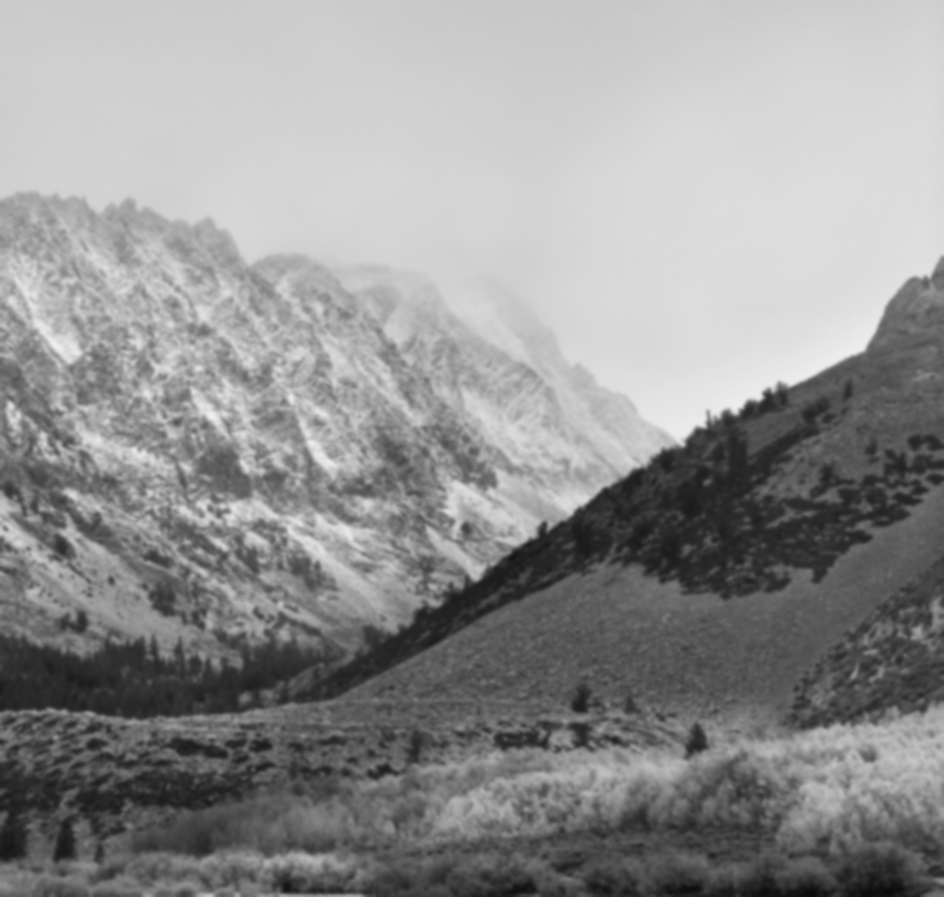
#> input picture lab03/out.png, 944 x 897 px
$ python banana.py ../lab03/out.png out.png
#> lines starting #> are read from the running program, lines starting #| are printed output that depends on the picture
# Giovani G Marciniak
# GRR20182921
# Modificado em 15/10/2021

import cv2
import numpy as np
import sys

# Chega se parametros da linha de comando estão corretos
if len(sys.argv) != 3:
    raise ValueError('USO DO PROGRAMA: "python3 banana.py img1.png out.png"')

# Trata linha de comando
img_path = sys.argv[1]
img_path_out = sys.argv[2]

# Abre a imagem
img = cv2.imread(img_path)
#> img is the input picture: shape (897, 944, 3); min 10, max 241, mean 145.6

# Normaliza a imagem
resultimage = np.zeros((800, 800))
img_normalized = cv2.normalize(img,resultimage, 0, 100, cv2.NORM_MINMAX)
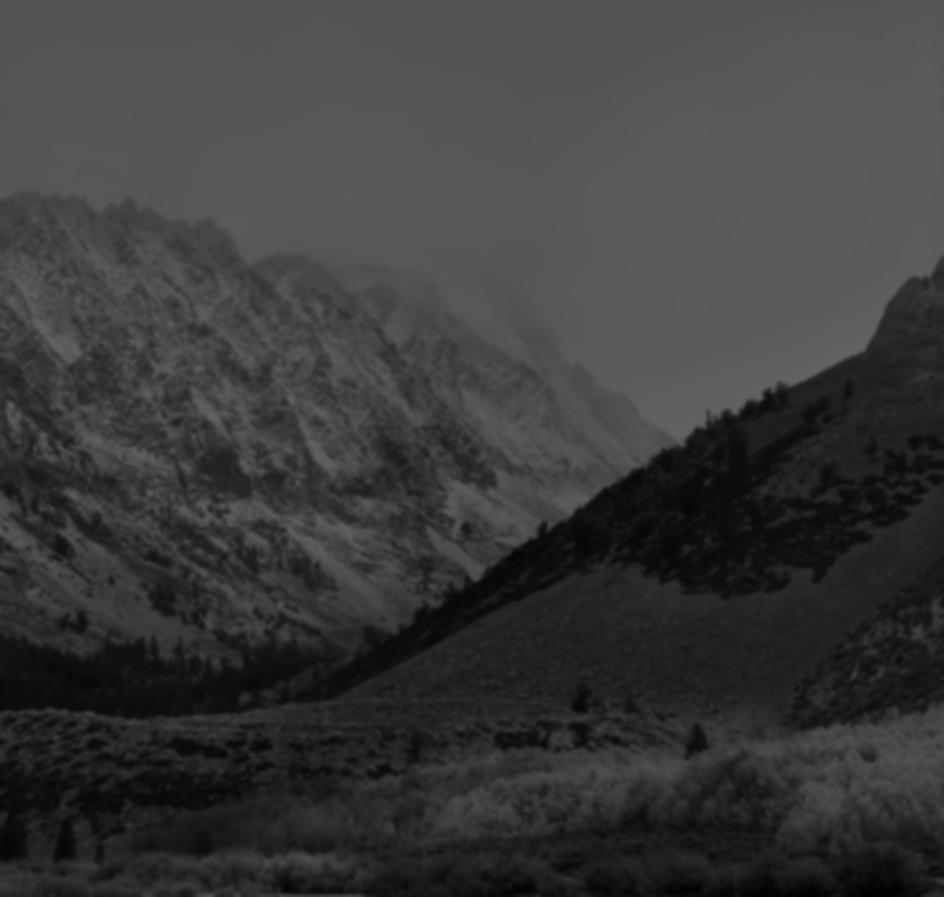
#> img_normalized: shape (897, 944, 3); min 0, max 100, mean 58.7

# Salva imagem normalizada
#cv2.imwrite('NORM_'+img_path,normalizedimage)

# Convete para HSV
#img_hsv = cv2.cvtColor(img, cv2.COLOR_BGR2HSV)                  # Imagem sem normalizar (resultado pior)
img_hsv = cv2.cvtColor(img_normalized, cv2.COLOR_BGR2HSV)
#> img_hsv: shape (897, 944, 3); mean H, S, V 0, 0, 58.7

# Aplica filtro de desfoque para facilitar encontrar as cores e remover pontos
img_blured = cv2.medianBlur(img_hsv ,7)
#> img_blured: shape (897, 944, 3); mean H, S, V 0, 0, 58.7

# Define valores superiores e inferiores para a gama
lower = np.array([17, 64, 67])
upper = np.array([28, 226, 127])

# Define a máscara a partir das cores dos limites inferiores e superiores
mask = cv2.inRange(img_blured, lower, upper)
#> mask: shape (897, 944); every value is 0

# Aplica máscara a imagem
masked_img = cv2.bitwise_and(img, img, mask= mask)
#> masked_img: shape (897, 944, 3); every value is 0

# Salva imagem
cv2.imwrite(img_path_out,masked_img)
